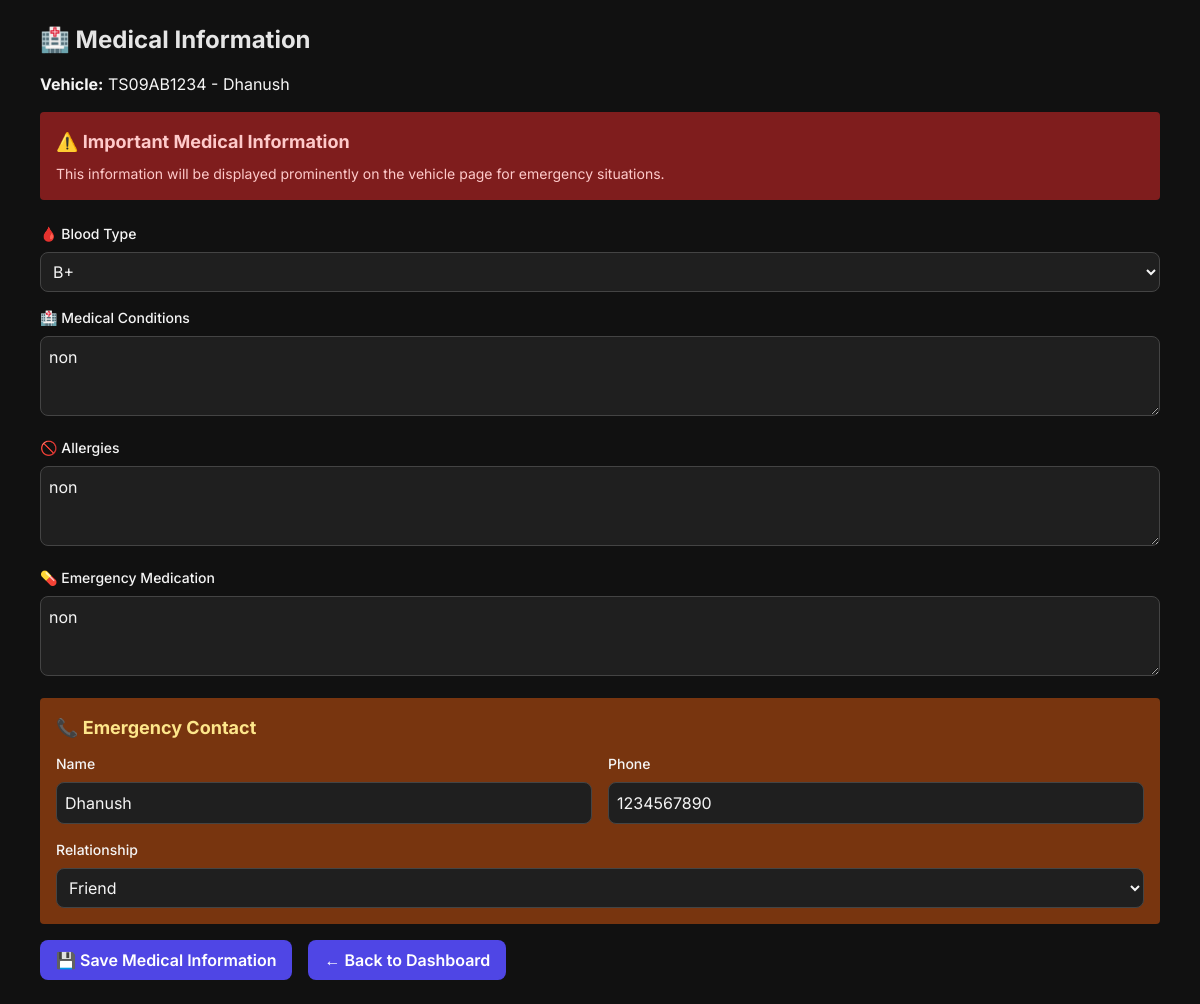
/medical_info/TS09AB1234 (signed in), run on the app's committed database.
### models.py (models this page shows)
class Vehicle(db.Model):
    __tablename__ = 'vehicle'
    id = db.Column(db.Integer, primary_key=True)
    license_plate = db.Column(db.String(20), unique=True, nullable=False)
    owner_name = db.Column(db.String(100), nullable=False)
    phone = db.Column(db.String(20))
    phone_shared = db.Column(db.Boolean, default=False)
    owner_id = db.Column(db.Integer, db.ForeignKey('owner.id'), nullable=False)
    messages = db.relationship('Message', backref='vehicle', lazy=True)
    contact_requests = db.relationship('ContactRequest', backref='vehicle', lazy=True)
    trip_photos = db.relationship('TripPhoto', backref='vehicle', lazy=True)
    incident_reports = db.relationship('IncidentReport', backref='vehicle', lazy=True)
    albums = db.relationship('Album', backref='vehicle', lazy=True)

class MedicalInfo(db.Model):
    __tablename__ = 'medical_info'
    id = db.Column(db.Integer, primary_key=True)
    vehicle_id = db.Column(db.Integer, db.ForeignKey('vehicle.id'), nullable=False)
    blood_type = db.Column(db.String(10))  # A+, B-, O+, etc.
    medical_conditions = db.Column(db.Text)  # Diabetes, Heart condition, etc.
    allergies = db.Column(db.Text)  # Drug allergies, food allergies
    emergency_medication = db.Column(db.Text)  # Insulin, EpiPen, etc.
    emergency_contact_name = db.Column(db.String(100))
    emergency_contact_phone = db.Column(db.String(20))
    emergency_contact_relation = db.Column(db.String(50))  # Spouse, Parent, Child, etc.
    vehicle = db.relationship('Vehicle', backref='medical_info')

### app.py (the view, shortened to what this page needs)
@app.route('/medical_info/<vehicle_id>', methods=['GET', 'POST'])
def medical_info(vehicle_id):
    if not session.get('logged_in'):
        return redirect(url_for("login"))
    vehicle = Vehicle.query.filter_by(license_plate=vehicle_id).first()
    if not vehicle:
        flash("❌ Vehicle not found.", "error")
        return redirect(url_for("dashboard"))
    medical_info_record = MedicalInfo.query.filter_by(vehicle_id=vehicle.id).first()
    return render_template('medical_info.html', vehicle=vehicle, medical_info=medical_info_record)

### templates/medical_info.html (shortened to what this page needs)
{% extends "base.html" %}
{% block content %}
<h1 class="text-2xl font-bold mb-4">🏥 Medical Information</h1>
<p class="mb-4"><strong>Vehicle:</strong> {{ vehicle.license_plate }} - {{ vehicle.owner_name }}</p>
<div class="bg-red-900 p-4 rounded mb-6">
    <h2 class="text-lg font-bold text-red-200 mb-2">⚠️ Important Medical Information</h2>
    <p class="text-red-200 text-sm">This information will be displayed prominently on the vehicle page for emergency situations.</p>
</div>
<form method="POST" class="space-y-4">
    <div>
        <label class="block text-sm font-medium mb-2">🩸 Blood Type</label>
        <select name="blood_type" class="input w-full">
            <option value="B+" {% if medical_info and medical_info.blood_type == 'B+' %}selected{% endif %}>B+</option>
        </select>
    </div>
    <div>
        <label class="block text-sm font-medium mb-2">🏥 Medical Conditions</label>
        <textarea name="medical_conditions" class="input w-full h-20" placeholder="e.g., Diabetes, Heart condition, High blood pressure, etc.">{% if medical_info %}{{ medical_info.medical_conditions }}{% endif %}</textarea>
    </div>
    <div>
        <label class="block text-sm font-medium mb-2">🚫 Allergies</label>
        <textarea name="allergies" class="input w-full h-20" placeholder="e.g., Penicillin, Peanuts, Shellfish, etc.">{% if medical_info %}{{ medical_info.allergies }}{% endif %}</textarea>
    </div>
    <div>
        <label class="block text-sm font-medium mb-2">💊 Emergency Medication</label>
        <textarea name="emergency_medication" class="input w-full h-20" placeholder="e.g., Insulin, EpiPen, Inhaler, etc.">{% if medical_info %}{{ medical_info.emergency_medication }}{% endif %}</textarea>
    </div>
    <div class="bg-yellow-900 p-4 rounded">
        <h3 class="text-lg font-bold text-yellow-200 mb-3">📞 Emergency Contact</h3>
        <div class="grid grid-cols-1 md:grid-cols-2 gap-4">
            <div>
                <label class="block text-sm font-medium mb-2">Name</label>
                <input type="text" name="emergency_contact_name" class="input w-full" placeholder="Emergency contact name" value="{% if medical_info %}{{ medical_info.emergency_contact_name }}{% endif %}">
            </div>
            <div>
                <label class="block text-sm font-medium mb-2">Phone</label>
                <input type="tel" name="emergency_contact_phone" class="input w-full" placeholder="Emergency contact phone" value="{% if medical_info %}{{ medical_info.emergency_contact_phone }}{% endif %}">
            </div>
        </div>
        <div class="mt-4">
            <label class="block text-sm font-medium mb-2">Relationship</label>
            <select name="emergency_contact_relation" class="input w-full">
                <option value="Friend" {% if medical_info and medical_info.emergency_contact_relation == 'Friend' %}selected{% endif %}>Friend</option>
            </select>
        </div>
    </div>
    <div class="flex gap-4">
        <button type="submit" class="btn">💾 Save Medical Information</button>
        <a href="{{ url_for('dashboard') }}" class="btn bg-gray-600">← Back to Dashboard</a>
    </div>
</form>
{% endblock %}

### templates/base.html (style rules this page uses)
body { font-family: 'Inter', sans-serif; background-color: #111; color: #f5f5f5; }
.btn { background-color: #4f46e5; color: white; padding: 0.5rem 1rem; border-radius: 0.5rem; font-weight: 600; }
.input { background-color: #1f1f1f; border: 1px solid #444; padding: 0.5rem; border-radius: 0.5rem; color: #f5f5f5; width: 100%; }
h1, h2, h3, h4 { color: #e5e5e5; }

### data on the page
Vehicle: license_plate "TS09AB1234", owner_name "Dhanush"
MedicalInfo: blood_type "B+", medical_conditions "non", allergies "non", emergency_medication "non", emergency_contact_name "Dhanush", emergency_contact_phone "1234567890", emergency_contact_relation "Friend"
